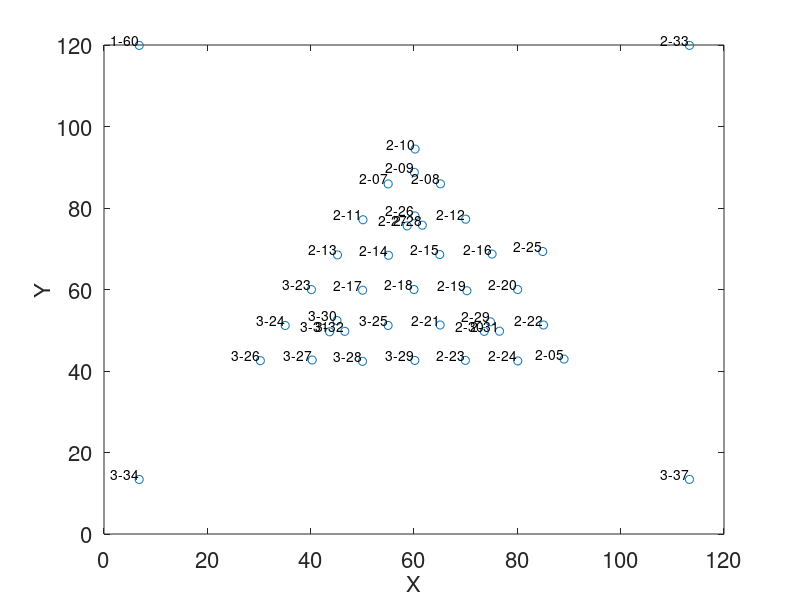
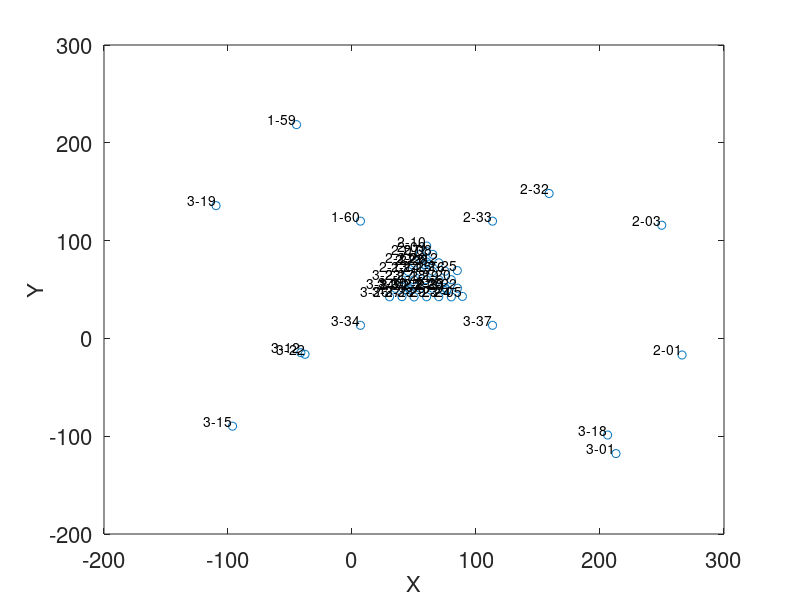
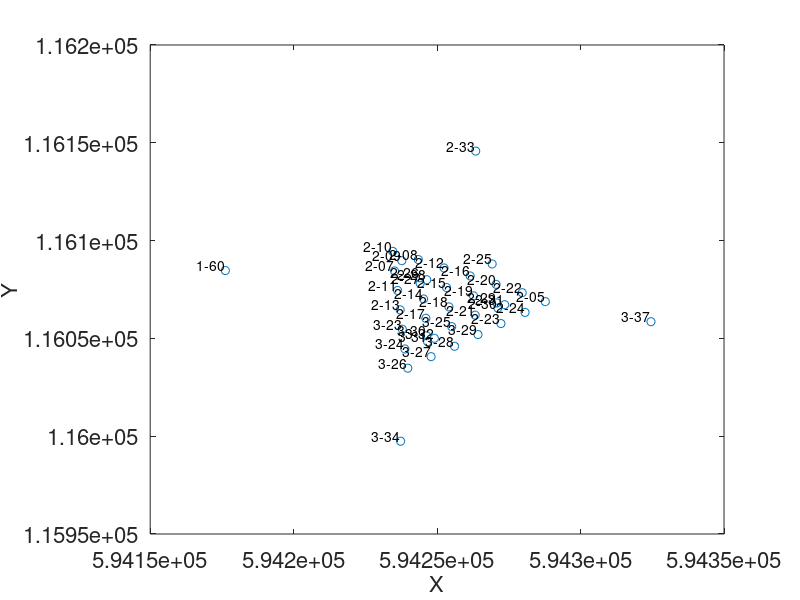

These figures' MATLAB source, in order:
Well_in_120 = [89.04092289	42.92026737
55.00208877	85.90846892
65.12288255	85.92672092
60.06615668	88.74722149
60.21359582	94.46707828
50.12643405	77.11469321
70.00429771	77.2593865
45.18526417	68.48886918
55.06190984	68.38508963
64.97054835	68.5885176
75.11265369	68.68950906
50.05848781	59.82727052
59.99415663	59.99956391
70.24352499	59.69583986
80.0546895	60.00414309
65.06316951	51.28632637
85.05980172	51.28681829
69.93884891	42.61080043
80.08911177	42.46192502
84.90911767	69.32550711
60.18509468	78.05540902
58.67245039	75.59874314
61.60368922	75.79249286
74.79657408	52.07634881
73.59443432	49.73187446
76.5469507	49.76423252
40.13842878	59.97365618
35.07107208	51.1676187
54.98742059	51.17549489
30.26015927	42.5360419
40.2982306	42.69767102
50.03393793	42.37517617
60.16213298	42.59577743
45.1027364	52.3836002
43.67197331	49.62544556
46.60975515	49.74136734
6.811408001	119.8961018
113.3140168	119.8992919
113.3172069	13.39668301
6.808862315	13.38530141];
Well_120_original = [116068.800	594287.740
116084.490	594235.200
116090.310	594243.480
116089.720	594237.720
116094.490	594234.560
116074.490	594236.250
116086.010	594252.450
116064.590	594237.150
116070.170	594245.300
116076.020	594253.300
116081.920	594261.550
116060.290	594246.110
116066.130	594254.150
116071.760	594262.720
116077.640	594270.580
116061.900	594263.300
116073.370	594279.680
116057.590	594272.270
116063.290	594280.670
116088.060	594269.210
116081.030	594243.950
116078.150	594244.120
116079.990	594246.410
116068.130	594270.820
116065.520	594271.180
116067.240	594273.580
116054.720	594237.900
116044.600	594238.800
116056.030	594255.110
116034.770	594239.810
116040.660	594247.940
116045.980	594256.100
116051.970	594264.270
116051.350	594246.320
116048.270	594246.730
116050.050	594249.070
116084.690	594176.230
116145.780	594263.470
116058.540	594324.560
115997.440	594237.320
];
Well_all(1:40,1:2) = Well_in_120(1:40,1:2);
Well_all(41:50,1:2) = [266.1931262	-16.95912845
249.7909208	115.7243206
212.8667466	-117.7868634
-41.22578306	-14.59297129
206.1353059	-98.79039515
-109.6410256	135.7226775
-37.88190921	-16.2507432
158.9450797	148.1933036
-44.74714042	218.550276
-96.36154437	-89.72606404];
labels{1} = '2-05';
labels{2} = '2-07';
labels{3} = '2-08';
labels{4} = '2-09';
labels{5} = '2-10';
labels{6} = '2-11';
labels{7} = '2-12';
labels{8} = '2-13';
labels{9} = '2-14';
labels{10} = '2-15';
labels{11} = '2-16';
labels{12} = '2-17';
labels{13} = '2-18';
labels{14} = '2-19';
labels{15} = '2-20';
labels{16} = '2-21';
labels{17} = '2-22';
labels{18} = '2-23';
labels{19} = '2-24';
labels{20} = '2-25';
labels{21} = '2-26';
labels{22} = '2-27';
labels{23} = '2-28';
labels{24} = '2-29';
labels{25} = '2-30';
labels{26} = '2-31';
labels{27} = '3-23';
labels{28} = '3-24';
labels{29} = '3-25';
labels{30} = '3-26';
labels{31} = '3-27';
labels{32} = '3-28';
labels{33} = '3-29';
labels{34} = '3-30';
labels{35} = '3-31';
labels{36} = '3-32';
labels{37} = '1-60';
labels{38} = '2-33';
labels{39} = '3-37';
labels{40} = '3-34';
labels{41} = '2-01';
labels{42} = '2-03';
labels{43} = '3-01';
labels{44} = '3-12';
labels{45} = '3-18';
labels{46} = '3-19';
labels{47} = '3-22';
labels{48} = '2-32';
labels{49} = '1-59';
labels{50} = '3-15';
for i = 1:40
    labels1{i} = '';
    labels1{i} = labels{i};
end
figure(1);
plot(Well_in_120(:,1),Well_in_120(:,2),'o');
set(gca,'fontsize',16)
text(Well_in_120(:,1), Well_in_120(:,2), labels1, 'VerticalAlignment','bottom', ...
                             'HorizontalAlignment','right')
xlabel('X','fontsize',16);
ylabel('Y','fontsize',16);
figure(2);
plot(Well_all(:,1),Well_all(:,2),'o');
set(gca,'fontsize',16)
text(Well_all(:,1), Well_all(:,2), labels, 'VerticalAlignment','bottom','HorizontalAlignment','right')
xlabel('X','fontsize',16);
ylabel('Y','fontsize',16);
figure(3);
plot(Well_120_original(:,2),Well_120_original(:,1),'o');
set(gca,'fontsize',16)
text(Well_120_original(:,2), Well_120_original(:,1), labels1, 'VerticalAlignment','bottom', ...
                             'HorizontalAlignment','right')
xlabel('X','fontsize',16);
ylabel('Y','fontsize',16);